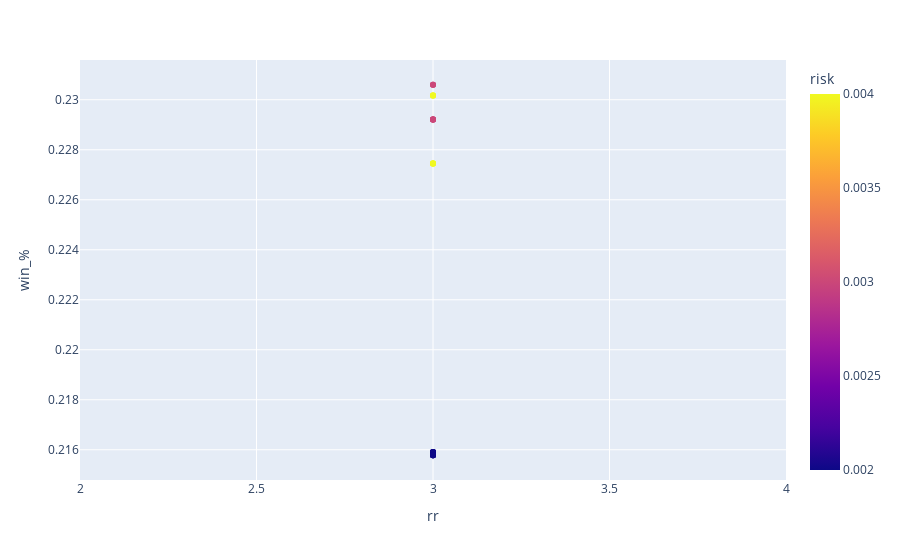

The notebook cell this image was saved under:
### Code cell
px.scatter(df, x = 'rr', y = 'win_%', color = 'risk')

### Figure 1 — Plotly figure (JSON) as saved in the notebook; plotly's stock layout.template omitted (floating-point values rounded to 4 significant figures)
{"data": [{"hovertemplate": "rr=%{x}<br>win_%=%{y}<br>risk=%{marker.color}<extra></extra>", "legendgroup": "", "marker": {"color": [0.002, 0.003, 0.004, 0.002, 0.003, 0.004, 0.002, 0.003, 0.004, 0.002, 0.003, 0.004, 0.002, 0.003, 0.004, 0.002, 0.003, 0.004, 0.002, 0.003, 0.004, 0.002, 0.003, 0.004, 0.002, 0.003, 0.004], "coloraxis": "coloraxis", "symbol": "circle"}, "mode": "markers", "name": "", "orientation": "v", "showlegend": false, "type": "scatter", "x": [3, 3, 3, 3, 3, 3, 3, 3, 3, 3, 3, 3, 3, 3, 3, 3, 3, 3, 3, 3, 3, 3, 3, 3, 3, 3, 3], "xaxis": "x", "y": [0.2158, 0.2292, 0.2275, 0.2158, 0.2292, 0.2302, 0.2159, 0.2306, 0.2275, 0.2159, 0.2306, 0.2275, 0.2159, 0.2292, 0.2275, 0.2159, 0.2306, 0.2275, 0.2158, 0.2292, 0.2302, 0.2158, 0.2292, 0.2302, 0.2158, 0.2292, 0.2302], "yaxis": "y"}], "layout": {"coloraxis": {"colorbar": {"title": {"text": "risk"}}, "colorscale": [[0, "#0d0887"], [0.1111, "#46039f"], [0.2222, "#7201a8"], [0.3333, "#9c179e"], [0.4444, "#bd3786"], [0.5556, "#d8576b"], [0.6667, "#ed7953"], [0.7778, "#fb9f3a"], [0.8889, "#fdca26"], [1, "#f0f921"]]}, "legend": {"tracegroupgap": 0}, "margin": {"t": 60}, "xaxis": {"anchor": "y", "domain": [0, 1], "title": {"text": "rr"}}, "yaxis": {"anchor": "x", "domain": [0, 1], "title": {"text": "win_%"}}}}
